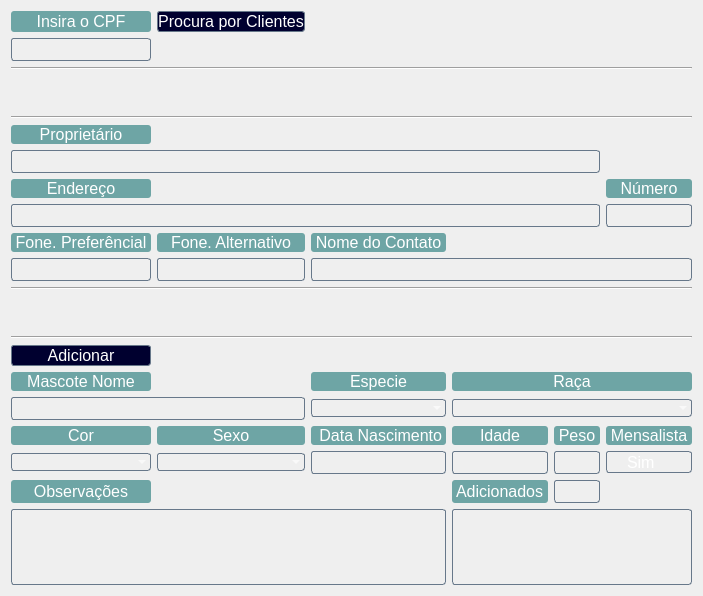
   <widget class="QWidget" name="gridLayoutWidget">
    <property name="geometry">
     <rect>
      <x>10</x>
      <y>14</y>
      <width>689</width>
      <height>596</height>
     </rect>
    </property>
    <layout class="QGridLayout" name="gridLayout_2">
     <item row="19" column="4">
      <widget class="QLineEdit" name="cad_cli_06_ob_num_6">
       <property name="font">
        <font>
         <pointsize>12</pointsize>
        </font>
       </property>
       <property name="focusPolicy">
        <enum>Qt::NoFocus</enum>
       </property>
       <property name="styleSheet">
        <string notr="true">color: rgb(255, 255, 255);
        background-color: transparent;
        border-style: solid;
        border-width: 1px;
        border-color: rgb(103, 120, 138);
border-radius:3px;</string>
       </property>
       <property name="inputMask">
        <string/>
       </property>
       <property name="maxLength">
        <number>5</number>
       </property>
       <property name="alignment">
        <set>Qt::AlignCenter</set>
       </property>
       <property name="readOnly">
        <bool>true</bool>
       </property>
      </widget>
     </item>
     <item row="20" column="0" colspan="3">
      <widget class="QPlainTextEdit" name="cad_cli_14_obs">
       <property name="font">
        <font>
         <pointsize>12</pointsize>
        </font>
       </property>
       <property name="styleSheet">
        <string notr="true">color: rgb(255, 255, 255);
        background-color: transparent;
        border-style: solid;
        border-width: 1px;
        border-color: rgb(103, 120, 138);
border-radius:3px;</string>
       </property>
      </widget>
     </item>
     <item row="17" column="1">
      <widget class="QLabel" name="cad_cli_06_ob_num_label_5">
       <property name="font">
        <font>
         <pointsize>12</pointsize>
        </font>
       </property>
       <property name="layoutDirection">
        <enum>Qt::LeftToRight</enum>
       </property>
       <property name="styleSheet">
        <string notr="true">color: rgb(255, 255, 255);
background-color:rgb(110, 165, 165);
border-radius:3px</string>
       </property>
       <property name="text">
        <string>Sexo</string>
       </property>
       <property name="alignment">
        <set>Qt::AlignCenter</set>
       </property>
      </widget>
     </item>
     <item row="12" column="1">
      <spacer name="verticalSpacer_2">
       <property name="orientation">
        <enum>Qt::Vertical</enum>
       </property>
       <property name="sizeType">
        <enum>QSizePolicy::Fixed</enum>
       </property>
       <property name="sizeHint" stdset="0">
        <size>
         <width>20</width>
         <height>40</height>
        </size>
       </property>
      </spacer>
     </item>
     <item row="11" column="0" colspan="6">
      <widget class="Line" name="line_13">
       <property name="orientation">
        <enum>Qt::Horizontal</enum>
       </property>
      </widget>
     </item>
     <item row="17" column="2">
      <widget class="QLabel" name="cad_cli_06_ob_num_label_3">
       <property name="font">
        <font>
         <pointsize>12</pointsize>
        </font>
       </property>
       <property name="layoutDirection">
        <enum>Qt::LeftToRight</enum>
       </property>
       <property name="styleSheet">
        <string notr="true">color: rgb(255, 255, 255);
background-color:rgb(110, 165, 165);
border-radius:3px</string>
       </property>
       <property name="text">
        <string> Data Nascimento</string>
       </property>
       <property name="alignment">
        <set>Qt::AlignCenter</set>
       </property>
      </widget>
     </item>
     <item row="17" column="3">
      <widget class="QLabel" name="cad_cli_06_ob_num_label_2">
       <property name="font">
        <font>
         <pointsize>12</pointsize>
        </font>
       </property>
       <property name="layoutDirection">
        <enum>Qt::LeftToRight</enum>
       </property>
       <property name="styleSheet">
        <string notr="true">color: rgb(255, 255, 255);
background-color:rgb(110, 165, 165);
border-radius:3px</string>
       </property>
       <property name="text">
        <string> Idade </string>
       </property>
       <property name="alignment">
        <set>Qt::AlignCenter</set>
       </property>
      </widget>
     </item>
     <item row="17" column="4">
      <widget class="QLabel" name="cad_cli_06_ob_num_label_11">
       <property name="font">
        <font>
         <pointsize>12</pointsize>
        </font>
       </property>
       <property name="layoutDirection">
        <enum>Qt::LeftToRight</enum>
       </property>
       <property name="styleSheet">
        <string notr="true">color: rgb(255, 255, 255);
background-color:rgb(110, 165, 165);
border-radius:3px</string>
       </property>
       <property name="text">
        <string> Peso </string>
       </property>
       <property name="alignment">
        <set>Qt::AlignCenter</set>
       </property>
      </widget>
     </item>
     <item row="18" column="1">
      <widget class="QComboBox" name="comboBox_4">
       <property name="styleSheet">
        <string notr="true">color: rgb(255, 255, 255);
        background-color: transparent;
        border-style: solid;
        border-width: 1px;
        border-color: rgb(103, 120, 138);;
border-radius:3px</string>
       </property>
      </widget>
     </item>
     <item row="18" column="0">
      <widget class="QComboBox" name="comboBox">
       <property name="styleSheet">
        <string notr="true">color: rgb(255, 255, 255);
        background-color: transparent;
        border-style: solid;
        border-width: 1px;
        border-color: rgb(103, 120, 138);;
border-radius:3px</string>
       </property>
      </widget>
     </item>
     <item row="17" column="5">
      <widget class="QLabel" name="cad_cli_06_ob_num_label_4">
       <property name="font">
        <font>
         <pointsize>12</pointsize>
        </font>
       </property>
       <property name="layoutDirection">
        <enum>Qt::LeftToRight</enum>
       </property>
       <property name="styleSheet">
        <string notr="true">color: rgb(255, 255, 255);
background-color:rgb(110, 165, 165);
border-radius:3px</string>
       </property>
       <property name="text">
        <string> Mensalista </string>
       </property>
       <property name="alignment">
        <set>Qt::AlignCenter</set>
       </property>
      </widget>
     </item>
     <item row="19" column="0">
      <widget class="QLabel" name="cad_cli_14_obs_label">
       <property name="font">
        <font>
         <pointsize>12</pointsize>
        </font>
       </property>
       <property name="layoutDirection">
        <enum>Qt::LeftToRight</enum>
       </property>
       <property name="styleSheet">
        <string notr="true">color: rgb(255, 255, 255);
background-color:rgb(110, 165, 165);
border-radius:3px</string>
       </property>
       <property name="text">
        <string>Observações</string>
       </property>
       <property name="alignment">
        <set>Qt::AlignCenter</set>
       </property>
      </widget>
     </item>
     <item row="18" column="4">
      <widget class="QLineEdit" name="cad_cli_06_ob_num_5">
       <property name="font">
        <font>
         <pointsize>12</pointsize>
        </font>
       </property>
       <property name="focusPolicy">
        <enum>Qt::NoFocus</enum>
       </property>
       <property name="styleSheet">
        <string notr="true">color: rgb(255, 255, 255);
        background-color: transparent;
        border-style: solid;
        border-width: 1px;
        border-color: rgb(103, 120, 138);
border-radius:3px;</string>
       </property>
       <property name="inputMask">
        <string/>
       </property>
       <property name="maxLength">
        <number>5</number>
       </property>
       <property name="alignment">
        <set>Qt::AlignCenter</set>
       </property>
       <property name="readOnly">
        <bool>true</bool>
       </property>
      </widget>
     </item>
     <item row="18" column="3">
      <widget class="QLineEdit" name="cad_cli_06_ob_num_2">
       <property name="font">
        <font>
         <pointsize>12</pointsize>
        </font>
       </property>
       <property name="focusPolicy">
        <enum>Qt::NoFocus</enum>
       </property>
       <property name="styleSheet">
        <string notr="true">color: rgb(255, 255, 255);
        background-color: transparent;
        border-style: solid;
        border-width: 1px;
        border-color: rgb(103, 120, 138);
border-radius:3px;</string>
       </property>
       <property name="inputMask">
        <string/>
       </property>
       <property name="maxLength">
        <number>5</number>
       </property>
       <property name="alignment">
        <set>Qt::AlignCenter</set>
       </property>
       <property name="readOnly">
        <bool>true</bool>
       </property>
      </widget>
     </item>
     <item row="19" column="3">
      <widget class="QLabel" name="cad_cli_03_ob_nome_label_3">
       <property name="font">
        <font>
         <pointsize>12</pointsize>
        </font>
       </property>
       <property name="layoutDirection">
        <enum>Qt::LeftToRight</enum>
       </property>
       <property name="styleSheet">
        <string notr="true">color: rgb(255, 255, 255);
background-color:rgb(110, 165, 165);
border-radius:3px</string>
       </property>
       <property name="text">
        <string> Adicionados </string>
       </property>
       <property name="alignment">
        <set>Qt::AlignCenter</set>
       </property>
      </widget>
     </item>
     <item row="18" column="2">
      <widget class="QLineEdit" name="cad_cli_06_ob_num_3">
       <property name="font">
        <font>
         <pointsize>12</pointsize>
        </font>
       </property>
       <property name="focusPolicy">
        <enum>Qt::NoFocus</enum>
       </property>
       <property name="styleSheet">
        <string notr="true">color: rgb(255, 255, 255);
        background-color: transparent;
        border-style: solid;
        border-width: 1px;
        border-color: rgb(103, 120, 138);
border-radius:3px;</string>
       </property>
       <property name="inputMask">
        <string/>
       </property>
       <property name="maxLength">
        <number>5</number>
       </property>
       <property name="alignment">
        <set>Qt::AlignCenter</set>
       </property>
       <property name="readOnly">
        <bool>true</bool>
       </property>
      </widget>
     </item>
     <item row="18" column="5">
      <widget class="QCheckBox" name="checkBox">
       <property name="font">
        <font>
         <pointsize>12</pointsize>
        </font>
       </property>
       <property name="styleSheet">
        <string notr="true">color: rgb(255, 255, 255);
        background-color: transparent;
        border-style: solid;
        border-width: 1px;
        border-color: rgb(103, 120, 138);
border-radius:3px;</string>
       </property>
       <property name="text">
        <string>Sim</string>
       </property>
      </widget>
     </item>
     <item row="9" column="2">
      <widget class="QLabel" name="cad_cli_13_contato_label">
       <property name="font">
        <font>
         <pointsize>12</pointsize>
        </font>
       </property>
       <property name="layoutDirection">
        <enum>Qt::LeftToRight</enum>
       </property>
       <property name="styleSheet">
        <string notr="true">color: rgb(255, 255, 255);
background-color:rgb(110, 165, 165);
border-radius:3px</string>
       </property>
       <property name="text">
        <string> Nome do Contato </string>
       </property>
       <property name="alignment">
        <set>Qt::AlignCenter</set>
       </property>
      </widget>
     </item>
     <item row="20" column="3" colspan="3">
      <widget class="QTableWidget" name="tableWidget_3">
       <property name="styleSheet">
        <string notr="true">color: rgb(255, 255, 255);
        background-color: transparent;
        border-style: solid;
        border-width: 1px;
        border-color: rgb(103, 120, 138);
border-radius:3px;</string>
       </property>
      </widget>
     </item>
     <item row="8" column="5">
      <widget class="QLineEdit" name="cad_cli_06_ob_num">
       <property name="font">
        <font>
         <pointsize>12</pointsize>
        </font>
       </property>
       <property name="focusPolicy">
        <enum>Qt::NoFocus</enum>
       </property>
       <property name="styleSheet">
        <string notr="true">color: rgb(255, 255, 255);
        background-color: transparent;
        border-style: solid;
        border-width: 1px;
        border-color: rgb(103, 120, 138);
border-radius:3px;</string>
       </property>
       <property name="inputMask">
        <string/>
       </property>
       <property name="maxLength">
        <number>5</number>
       </property>
       <property name="alignment">
        <set>Qt::AlignCenter</set>
       </property>
       <property name="readOnly">
        <bool>true</bool>
       </property>
      </widget>
     </item>
     <item row="10" column="0">
      <widget class="QLineEdit" name="cad_cli_11_ob_fone_pref">
       <property name="font">
        <font>
         <pointsize>12</pointsize>
        </font>
       </property>
       <property name="focusPolicy">
        <enum>Qt::NoFocus</enum>
       </property>
       <property name="styleSheet">
        <string notr="true">color: rgb(255, 255, 255);
        background-color: transparent;
        border-style: solid;
        border-width: 1px;
        border-color: rgb(103, 120, 138);
border-radius:3px;</string>
       </property>
       <property name="inputMask">
        <string/>
       </property>
       <property name="maxLength">
        <number>14</number>
       </property>
       <property name="alignment">
        <set>Qt::AlignCenter</set>
       </property>
       <property name="readOnly">
        <bool>true</bool>
       </property>
      </widget>
     </item>
     <item row="10" column="2" colspan="4">
      <widget class="QLineEdit" name="cad_cli_12_fone_alt_2">
       <property name="font">
        <font>
         <pointsize>12</pointsize>
        </font>
       </property>
       <property name="focusPolicy">
        <enum>Qt::NoFocus</enum>
       </property>
       <property name="styleSheet">
        <string notr="true">color: rgb(255, 255, 255);
        background-color: transparent;
        border-style: solid;
        border-width: 1px;
        border-color: rgb(103, 120, 138);
border-radius:3px;</string>
       </property>
       <property name="inputMask">
        <string/>
       </property>
       <property name="maxLength">
        <number>14</number>
       </property>
       <property name="cursorPosition">
        <number>0</number>
       </property>
       <property name="alignment">
        <set>Qt::AlignCenter</set>
       </property>
       <property name="readOnly">
        <bool>true</bool>
       </property>
      </widget>
     </item>
     <item row="10" column="1">
      <widget class="QLineEdit" name="cad_cli_12_fone_alt">
       <property name="font">
        <font>
         <pointsize>12</pointsize>
        </font>
       </property>
       <property name="focusPolicy">
        <enum>Qt::NoFocus</enum>
       </property>
       <property name="styleSheet">
        <string notr="true">color: rgb(255, 255, 255);
        background-color: transparent;
        border-style: solid;
        border-width: 1px;
        border-color: rgb(103, 120, 138);
border-radius:3px;</string>
       </property>
       <property name="inputMask">
        <string/>
       </property>
       <property name="maxLength">
        <number>14</number>
       </property>
       <property name="cursorPosition">
        <number>0</number>
       </property>
       <property name="alignment">
        <set>Qt::AlignCenter</set>
       </property>
       <property name="readOnly">
        <bool>true</bool>
       </property>
      </widget>
     </item>
     <item row="9" column="1">
      <widget class="QLabel" name="cad_cli_12_fone_alt_label">
       <property name="font">
        <font>
         <pointsize>12</pointsize>
        </font>
       </property>
       <property name="layoutDirection">
        <enum>Qt::LeftToRight</enum>
       </property>
       <property name="styleSheet">
        <string notr="true">color: rgb(255, 255, 255);
background-color:rgb(110, 165, 165);
border-radius:3px</string>
       </property>
       <property name="text">
        <string> Fone. Alternativo </string>
       </property>
       <property name="alignment">
        <set>Qt::AlignCenter</set>
       </property>
      </widget>
     </item>
     <item row="7" column="0">
      <widget class="QLabel" name="cad_cli_05_ob_end_label">
       <property name="font">
        <font>
         <pointsize>12</pointsize>
        </font>
       </property>
       <property name="layoutDirection">
        <enum>Qt::LeftToRight</enum>
       </property>
       <property name="styleSheet">
        <string notr="true">color: rgb(255, 255, 255);
background-color:rgb(110, 165, 165);
border-radius:3px</string>
       </property>
       <property name="text">
        <string>Endereço</string>
       </property>
       <property name="alignment">
        <set>Qt::AlignCenter</set>
       </property>
      </widget>
     </item>
     <item row="13" column="0" colspan="6">
      <widget class="Line" name="line_12">
       <property name="orientation">
        <enum>Qt::Horizontal</enum>
       </property>
      </widget>
     </item>
     <item row="15" column="0">
      <widget class="QLabel" name="cad_cli_03_ob_nome_label_2">
       <property name="font">
        <font>
         <pointsize>12</pointsize>
        </font>
       </property>
       <property name="layoutDirection">
        <enum>Qt::LeftToRight</enum>
       </property>
       <property name="styleSheet">
        <string notr="true">color: rgb(255, 255, 255);
background-color:rgb(110, 165, 165);
border-radius:3px</string>
       </property>
       <property name="text">
        <string>Mascote Nome</string>
       </property>
       <property name="alignment">
        <set>Qt::AlignCenter</set>
       </property>
      </widget>
     </item>
     <item row="9" column="0">
      <widget class="QLabel" name="cad_cli_11_ob_fone_pref_label">
       <property name="font">
        <font>
         <pointsize>12</pointsize>
        </font>
       </property>
       <property name="layoutDirection">
        <enum>Qt::LeftToRight</enum>
       </property>
       <property name="styleSheet">
        <string notr="true">color: rgb(255, 255, 255);
background-color:rgb(110, 165, 165);
border-radius:3px</string>
       </property>
       <property name="text">
        <string> Fone. Preferêncial </string>
       </property>
       <property name="alignment">
        <set>Qt::AlignCenter</set>
       </property>
      </widget>
     </item>
     <item row="16" column="0" colspan="2">
      <widget class="QLineEdit" name="cad_cli_03_ob_nome_2">
       <property name="sizePolicy">
        <sizepolicy hsizetype="Ignored" vsizetype="Fixed">
         <horstretch>0</horstretch>
         <verstretch>0</verstretch>
        </sizepolicy>
       </property>
       <property name="font">
        <font>
         <pointsize>12</pointsize>
        </font>
       </property>
       <property name="focusPolicy">
        <enum>Qt::NoFocus</enum>
       </property>
       <property name="styleSheet">
        <string notr="true">color: rgb(255, 255, 255);
        background-color: transparent;
        border-style: solid;
        border-width: 1px;
        border-color: rgb(103, 120, 138);
border-radius:3px;</string>
       </property>
       <property name="maxLength">
        <number>62</number>
       </property>
       <property name="alignment">
        <set>Qt::AlignLeading|Qt::AlignLeft|Qt::AlignVCenter</set>
       </property>
       <property name="readOnly">
        <bool>true</bool>
       </property>
      </widget>
     </item>
     <item row="15" column="3" colspan="3">
      <widget class="QLabel" name="cad_cli_06_ob_num_label_8">
       <property name="font">
        <font>
         <pointsize>12</pointsize>
        </font>
       </property>
       <property name="layoutDirection">
        <enum>Qt::LeftToRight</enum>
       </property>
       <property name="styleSheet">
        <string notr="true">color: rgb(255, 255, 255);
background-color:rgb(110, 165, 165);
border-radius:3px</string>
       </property>
       <property name="text">
        <string>Raça</string>
       </property>
       <property name="alignment">
        <set>Qt::AlignCenter</set>
       </property>
      </widget>
     </item>
     <item row="15" column="2">
      <widget class="QLabel" name="cad_cli_06_ob_num_label_7">
       <property name="font">
        <font>
         <pointsize>12</pointsize>
        </font>
       </property>
       <property name="layoutDirection">
        <enum>Qt::LeftToRight</enum>
       </property>
       <property name="styleSheet">
        <string notr="true">color: rgb(255, 255, 255);
background-color:rgb(110, 165, 165);
border-radius:3px</string>
       </property>
       <property name="text">
        <string>Especie</string>
       </property>
       <property name="alignment">
        <set>Qt::AlignCenter</set>
       </property>
      </widget>
     </item>
     <item row="17" column="0">
      <widget class="QLabel" name="cad_cli_06_ob_num_label_6">
       <property name="font">
        <font>
         <pointsize>12</pointsize>
        </font>
       </property>
       <property name="layoutDirection">
        <enum>Qt::LeftToRight</enum>
       </property>
       <property name="styleSheet">
        <string notr="true">color: rgb(255, 255, 255);
background-color:rgb(110, 165, 165);
border-radius:3px</string>
       </property>
       <property name="text">
        <string>Cor</string>
       </property>
       <property name="alignment">
        <set>Qt::AlignCenter</set>
       </property>
      </widget>
     </item>
     <item row="16" column="3" colspan="3">
      <widget class="QComboBox" name="comboBox_3">
       <property name="styleSheet">
        <string notr="true">color: rgb(255, 255, 255);
        background-color: transparent;
        border-style: solid;
        border-width: 1px;
        border-color: rgb(103, 120, 138);;
border-radius:3px</string>
       </property>
      </widget>
     </item>
     <item row="16" column="2">
      <widget class="QComboBox" name="comboBox_2">
       <property name="styleSheet">
        <string notr="true">color: rgb(255, 255, 255);
        background-color: transparent;
        border-style: solid;
        border-width: 1px;
        border-color: rgb(103, 120, 138);;
border-radius:3px</string>
       </property>
      </widget>
     </item>
     <item row="1" column="0">
      <widget class="QLineEdit" name="cad_cli_00_doc_localiza">
       <property name="font">
        <font>
         <pointsize>12</pointsize>
        </font>
       </property>
       <property name="focusPolicy">
        <enum>Qt::WheelFocus</enum>
       </property>
       <property name="styleSheet">
        <string notr="true">color: rgb(255, 255, 255);
        background-color: transparent;
        border-style: solid;
        border-width: 1px;
        border-color: rgb(103, 120, 138);
border-radius:3px;</string>
       </property>
       <property name="inputMask">
        <string notr="true"/>
       </property>
       <property name="maxLength">
        <number>14</number>
       </property>
       <property name="echoMode">
        <enum>QLineEdit::Normal</enum>
       </property>
       <property name="alignment">
        <set>Qt::AlignCenter</set>
       </property>
       <property name="cursorMoveStyle">
        <enum>Qt::LogicalMoveStyle</enum>
       </property>
      </widget>
     </item>
     <item row="4" column="0" colspan="6">
      <widget class="Line" name="line_10">
       <property name="orientation">
        <enum>Qt::Horizontal</enum>
       </property>
      </widget>
     </item>
     <item row="0" column="0">
      <widget class="QLabel" name="cad_cli_00_doc_localiza_label">
       <property name="font">
        <font>
         <pointsize>12</pointsize>
        </font>
       </property>
       <property name="layoutDirection">
        <enum>Qt::LeftToRight</enum>
       </property>
       <property name="styleSheet">
        <string notr="true">color: rgb(255, 255, 255);
background-color:rgb(110, 165, 165);
border-radius:3px</string>
       </property>
       <property name="text">
        <string>Insira o CPF</string>
       </property>
       <property name="alignment">
        <set>Qt::AlignCenter</set>
       </property>
      </widget>
     </item>
     <item row="0" column="1">
      <widget class="QPushButton" name="btn_cli_listagem">
       <property name="font">
        <font>
         <pointsize>12</pointsize>
        </font>
       </property>
       <property name="cursor">
        <cursorShape>PointingHandCursor</cursorShape>
       </property>
       <property name="styleSheet">
        <string notr="true">QPushButton{
color:rgb(255,255, 255);
background-color: rgb(0, 0, 47);
        border-style: solid;
        border-width: 1px;
        border-color: rgb(103, 120, 138);
border-radius:3px}

QPushButton:hover{
color: rgb(0, 0, 47);
background-color: rgb(192, 206, 255);
        border-style: solid;
        border-width: 1px;
        border-color: rgb(103, 120, 138);
border-radius:3px}

QPushButton:pressed {
    background-color: qradialgradient(cx: 0.5, cy: 0.5, radius: 1, fx: 0.5, fy: 0.5,
        stop: 0 rgb(255, 255, 255));
    border-color: rgb(0, 0, 47);
border-radius:3px}
</string>
       </property>
       <property name="text">
        <string>Procura por Clientes</string>
       </property>
       <property name="icon">
        <iconset>
         <normaloff>../../../Users/Usuario/imagens/icon-add.png</normaloff>../../../Users/Usuario/imagens/icon-add.png</iconset>
       </property>
      </widget>
     </item>
     <item row="3" column="1">
      <spacer name="verticalSpacer">
       <property name="orientation">
        <enum>Qt::Vertical</enum>
       </property>
       <property name="sizeType">
        <enum>QSizePolicy::Fixed</enum>
       </property>
       <property name="sizeHint" stdset="0">
        <size>
         <width>20</width>
         <height>40</height>
        </size>
       </property>
      </spacer>
     </item>
     <item row="2" column="0" colspan="6">
      <widget class="Line" name="line_6">
       <property name="orientation">
        <enum>Qt::Horizontal</enum>
       </property>
      </widget>
     </item>
     <item row="8" column="0" colspan="5">
      <widget class="QLineEdit" name="cad_cli_05_ob_end">
       <property name="font">
        <font>
         <pointsize>12</pointsize>
        </font>
       </property>
       <property name="focusPolicy">
        <enum>Qt::NoFocus</enum>
       </property>
       <property name="styleSheet">
        <string notr="true">color: rgb(255, 255, 255);
        background-color: transparent;
        border-style: solid;
        border-width: 1px;
        border-color: rgb(103, 120, 138);
border-radius:3px;</string>
       </property>
       <property name="maxLength">
        <number>62</number>
       </property>
       <property name="readOnly">
        <bool>true</bool>
       </property>
      </widget>
     </item>
     <item row="5" column="0">
      <widget class="QLabel" name="cad_cli_03_ob_nome_label">
       <property name="font">
        <font>
         <pointsize>12</pointsize>
        </font>
       </property>
       <property name="layoutDirection">
        <enum>Qt::LeftToRight</enum>
       </property>
       <property name="styleSheet">
        <string notr="true">color: rgb(255, 255, 255);
background-color:rgb(110, 165, 165);
border-radius:3px</string>
       </property>
       <property name="text">
        <string>Proprietário</string>
       </property>
       <property name="alignment">
        <set>Qt::AlignCenter</set>
       </property>
      </widget>
     </item>
     <item row="6" column="0" colspan="5">
      <widget class="QLineEdit" name="cad_cli_03_ob_nome">
       <property name="sizePolicy">
        <sizepolicy hsizetype="Ignored" vsizetype="Fixed">
         <horstretch>0</horstretch>
         <verstretch>0</verstretch>
        </sizepolicy>
       </property>
       <property name="font">
        <font>
         <pointsize>12</pointsize>
        </font>
       </property>
       <property name="focusPolicy">
        <enum>Qt::NoFocus</enum>
       </property>
       <property name="styleSheet">
        <string notr="true">color: rgb(255, 255, 255);
        background-color: transparent;
        border-style: solid;
        border-width: 1px;
        border-color: rgb(103, 120, 138);
border-radius:3px;</string>
       </property>
       <property name="maxLength">
        <number>62</number>
       </property>
       <property name="alignment">
        <set>Qt::AlignLeading|Qt::AlignLeft|Qt::AlignVCenter</set>
       </property>
       <property name="readOnly">
        <bool>true</bool>
       </property>
      </widget>
     </item>
     <item row="7" column="5">
      <widget class="QLabel" name="cad_cli_06_ob_num_label">
       <property name="font">
        <font>
         <pointsize>12</pointsize>
        </font>
       </property>
       <property name="layoutDirection">
        <enum>Qt::LeftToRight</enum>
       </property>
       <property name="styleSheet">
        <string notr="true">color: rgb(255, 255, 255);
background-color:rgb(110, 165, 165);
border-radius:3px</string>
       </property>
       <property name="text">
        <string>Número</string>
       </property>
       <property name="alignment">
        <set>Qt::AlignCenter</set>
       </property>
      </widget>
     </item>
     <item row="14" column="0">
      <widget class="QPushButton" name="btn_cli_cadastrar_2">
       <property name="font">
        <font>
         <pointsize>12</pointsize>
        </font>
       </property>
       <property name="cursor">
        <cursorShape>PointingHandCursor</cursorShape>
       </property>
       <property name="styleSheet">
        <string notr="true">QPushButton{
color:rgb(255,255, 255);
background-color: rgb(0, 0, 47);
        border-style: solid;
        border-width: 1px;
        border-color: rgb(103, 120, 138);
border-radius:3px}

QPushButton:hover{
color: rgb(0, 0, 47);
background-color: rgb(192, 206, 255);
        border-style: solid;
        border-width: 1px;
        border-color: rgb(103, 120, 138);
border-radius:3px}

QPushButton:pressed {
    background-color: qradialgradient(cx: 0.5, cy: 0.5, radius: 1, fx: 0.5, fy: 0.5,
        stop: 0 rgb(255, 255, 255));
    border-color: rgb(0, 0, 47);
border-radius:3px}
</string>
       </property>
       <property name="text">
        <string>Adicionar</string>
       </property>
       <property name="icon">
        <iconset>
         <normaloff>../../imagens/icon-add.png</normaloff>../../imagens/icon-add.png</iconset>
       </property>
      </widget>
     </item>
    </layout>
   </widget>
